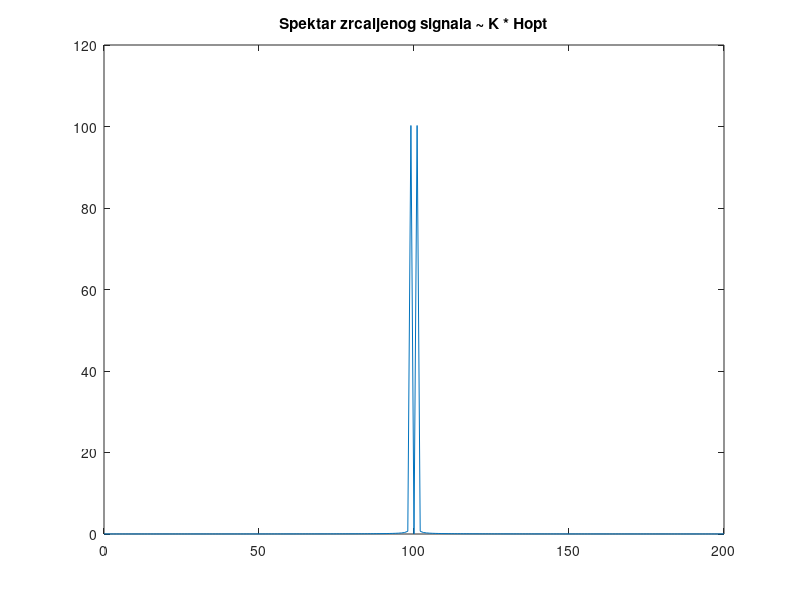
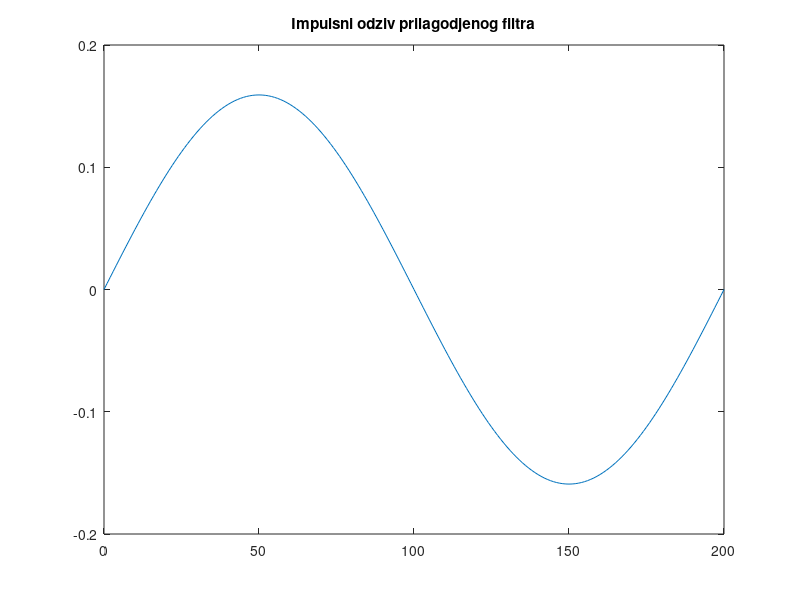
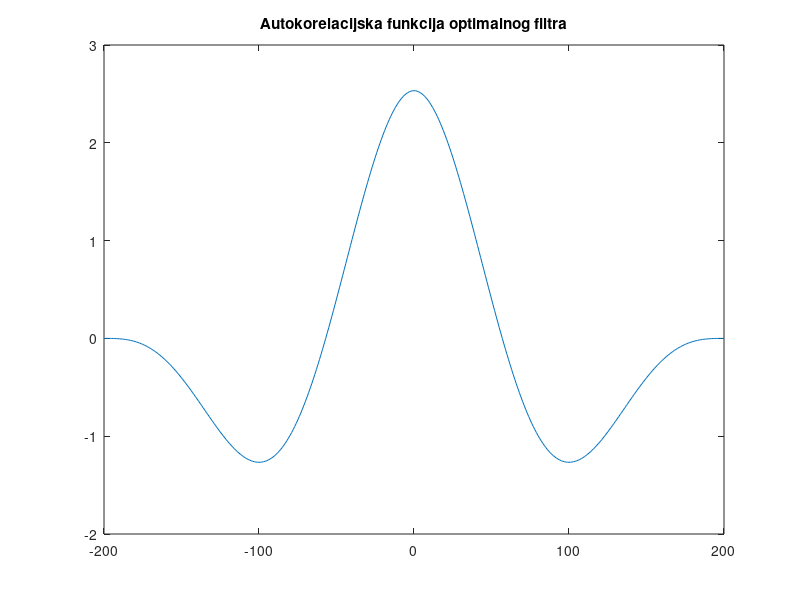
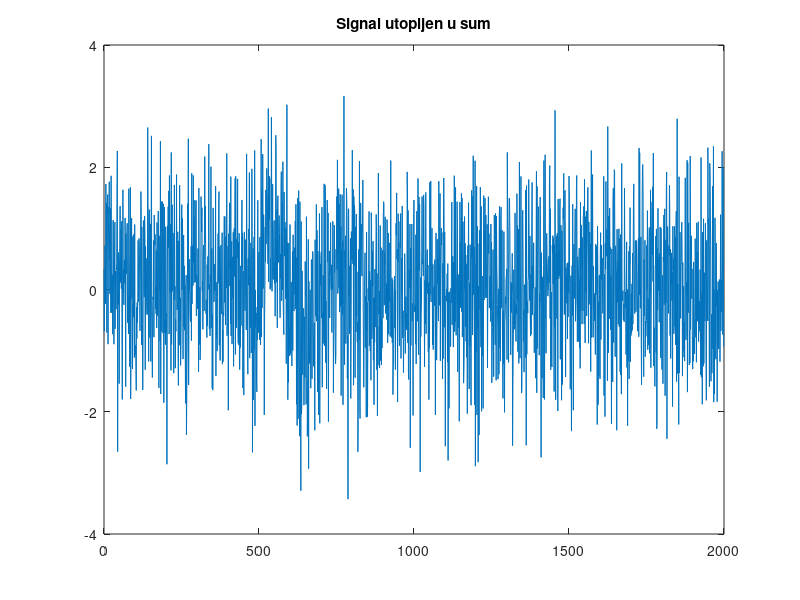

Reproduce these figures in MATLAB, in order.
close all;
K = 1/(2 * pi);
x = sin(pi * (0:200) / 100);
Xc = (fftshift(fft(x)));
figure
plot (0:200, abs(Xc));
title('Spektar zrcaljenog signala ~ K * Hopt');
Hopt = K  * Xc; 
hopt = (ifft(ifftshift(Hopt)));
figure
plot(0:200, hopt);
title('Impulsni odziv prilagodjenog filtra');
akf_hopt = xcorr(hopt);
figure
plot(-200:200, akf_hopt);
title('Autokorelacijska funkcija optimalnog filtra');
W = randn(1, 2000);
w = W + [zeros(1,500) x zeros(1,2000 - 500 - length(x))];
figure 
plot(0:1999, w);
title('Signal utopljen u sum');
figure
plot(conv(w, hopt));
title('Detektiran signal u sumu');